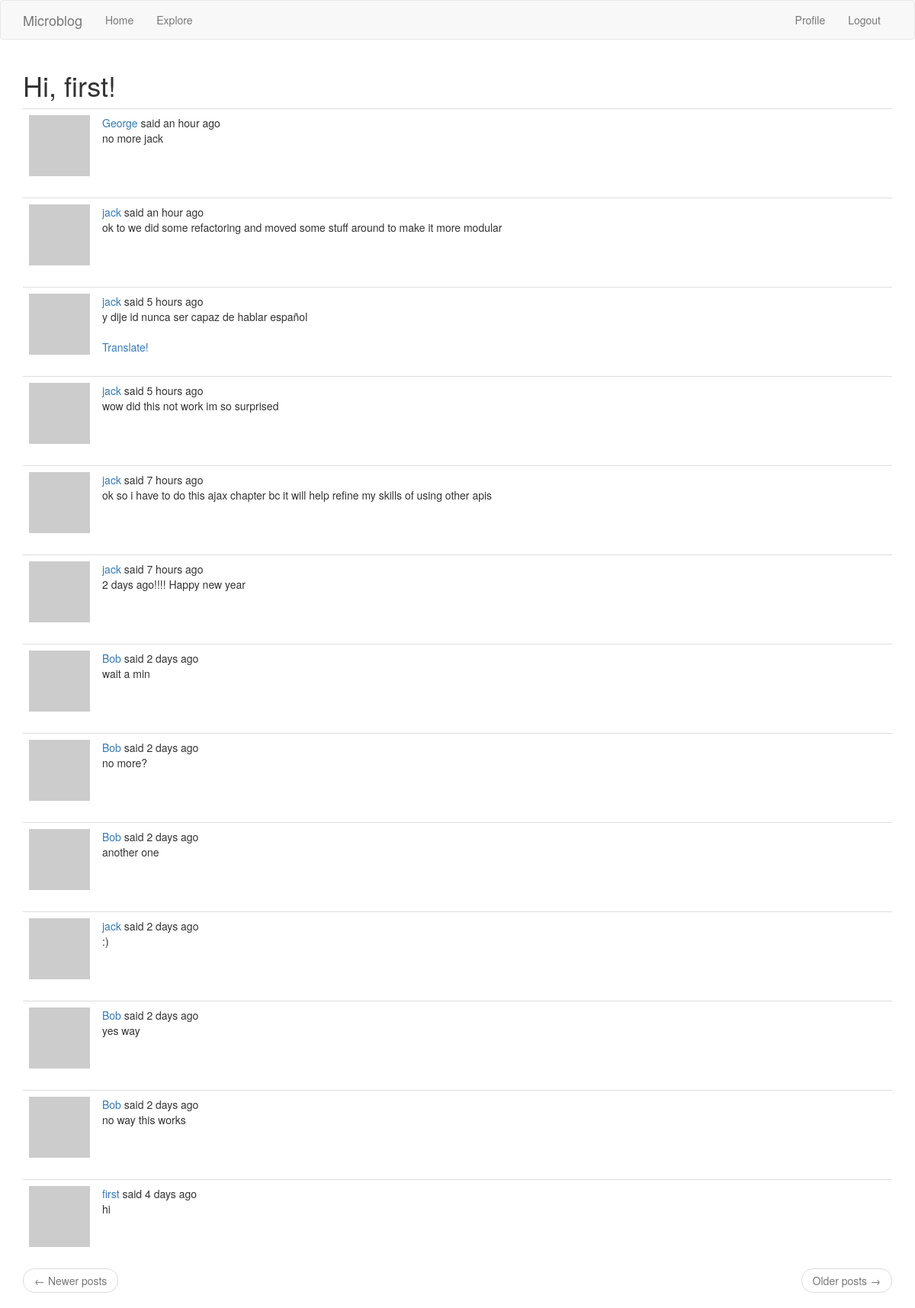
Page /explore (signed in) on the committed database.
### app/models.py (models this page shows, shortened)
class User(UserMixin, db.Model):
    id = db.Column(db.Integer, primary_key=True)
    username = db.Column(db.String(64), index=True, unique=True)
    email = db.Column(db.String(120), index=True, unique=True)
    password_hash = db.Column(db.String(128))
    posts = db.relationship('Post', backref='author', lazy='dynamic')
    about_me = db.Column(db.String(140))
    last_seen = db.Column(db.DateTime, default=datetime.utcnow())
    followed = db.relationship('User', secondary=followers,
    primaryjoin=(followers.c.follower_id == id),
    secondaryjoin=(followers.c.followed_id == id),
    backref=db.backref('followers', lazy='dynamic'), lazy='dynamic')
    def avatar(self,size):
        digest = md5(self.email.lower().encode('utf-8')).hexdigest()
        return 'https:www.gravatar.com/avatar/{}?d=identicon&s={}'.format(digest, size)

class Post(db.Model):
    id = db.Column(db.Integer, primary_key=True)
    body = db.Column(db.String(140))
    timestamp = db.Column(db.DateTime, index=True, default=datetime.utcnow())
    user_id = db.Column(db.Integer, db.ForeignKey('user.id')) #they are connected by this
    language = db.Column(db.String(5))

### app/main/routes.py (the view)
@bp.route('/explore')
@login_required
def explore():
    page = request.args.get('page',1,type=int)
    posts = Post.query.order_by(Post.timestamp.desc()).paginate(
    page, current_app.config['POSTS_PER_PAGE'], False)
    next_url = url_for('main.explore', page=posts.next_num) if posts.has_next else None
    prev_url = url_for('main.explore', page=posts.prev_num) if posts.has_prev else None
    return render_template('index.html', title='Explore',posts=posts.items,
    next_url=next_url, prev_url=prev_url)

### app/main/routes.py (called while the page is built)
@bp.before_request
def before_request():
    if current_user.is_authenticated:
        current_user.last_seen = datetime.utcnow()
        db.session.commit()
    g.locale = 'en' #str(get_locale()) not working

### app/models.py (called while the page is built)
@login.user_loader
def load_user(id):
    return User.query.get(int(id))

### app/templates/index.html (shortened to what this page needs)
{% extends "base.html" %}
{% import 'bootstrap/wtf.html' as wtf %}
{% block app_content %}
    <h1>Hi, {{ current_user.username }}!</h1>
    {% for post in posts %}
        {% include '_post.html' %}
    {% endfor %}
    <nav aria-label="...">
        <ul class="pager">
            <li class="previous{% if not prev_url %} disabled{% endif %}">
                <a href="{{ prev_url or '#' }}">
                    <span aria-hidden="true">&larr;</span> Newer posts
                </a>
            </li>
            <li class="next{% if not next_url %} disabled{% endif %}">
                <a href="{{ next_url or '#' }}">
                    Older posts <span aria-hidden="true">&rarr;</span>
                </a>
            </li>
        </ul>
    </nav>
{% endblock %}

### app/templates/_post.html (shortened to what this page needs)
<table class="table table-hover">
    <tr>
        <td width="70px">
            <a href="{{ url_for('main.user', username=post.author.username) }}">
                <img src="{{ post.author.avatar(70) }}" />
            </a>
        </td>
        <td>
            {{ _('%(username)s said %(when)s',
                username=user_link, when=moment(post.timestamp).fromNow()) }}
            <br>
            <span id="post{{ post.id }}">{{ post.body }}</span>
            {% if post.language and post.language != g.locale %}
            <br>
            <br>
            <span id="translation{{ post.id }}">
                <a href="javascript:translate(
                            '#post{{ post.id }}',
                            '#translation{{ post.id }}',
                            '{{ post.language }}',
                            '{{ g.locale }}');">{{ _('Translate!') }}</a>
            </span>
            {% endif %}
        </td>
    </tr>
</table>

### rows in the picture
User: username "first"
Post: body "no more jack"
Post: body "ok to we did some refactoring and moved some stuff around to make it more modular"
Post: body "y dije id nunca ser capaz de hablar español"
Post: body "wow did this not work im so surprised"
Post: body "ok so i have to do this ajax chapter bc it will help refine my skills of using other apis"
Post: body "2 days ago!!!! Happy new year"
Post: body "wait a min"
Post: body "no more?"
Post: body "another one"
Post: body ":)"
Post: body "yes way"
Post: body "no way this works"
Post: body "hi"
